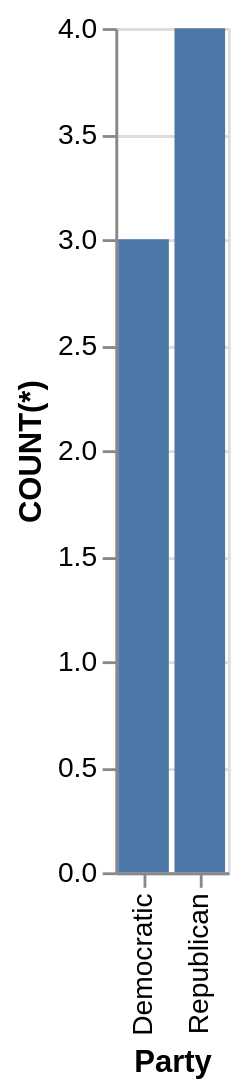

Vega-Lite specification for this chart:
### Vega-Lite specification from a JSON file in a GitHub repository (floating-point values rounded to 4 significant figures)
{"data": {"values": [{"x_data": "Democratic", "y_data": 3}, {"x_data": "Republican", "y_data": 4}]}, "mark": "bar", "encoding": {"x": {"field": "x_data", "type": "nominal", "title": "Party", "sort": "ascending"}, "y": {"field": "y_data", "type": "quantitative", "title": "COUNT(*)"}}}
